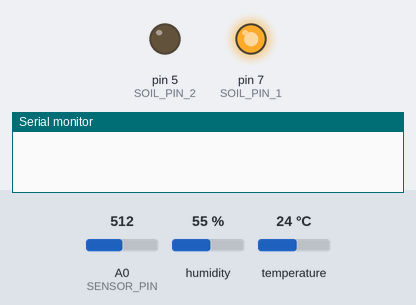
Recording of a sketch running on a simulated Arduino Uno, built with avr-gcc and run on an emulated ATmega328P. Parts: output pins drawn as LEDs (lit = HIGH), the last lines printed to the serial monitor. The inputs (shaded band) are chosen by the test bench; at power-on: A0 (SENSOR_PIN) = 512, humidity 55 %, temperature 24 °C. No radio packets arrive unless stated; pins used as bus, display or sensor lines are not drawn.

Above: at 1.0 s.
At 4.6 s:
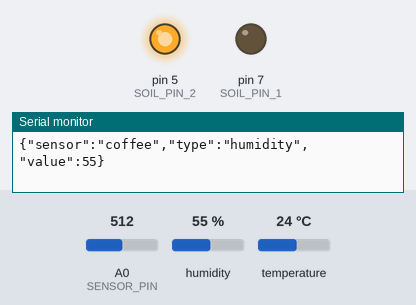
Timing chart, 0 to 9.4 s (numbered marks = the images above):
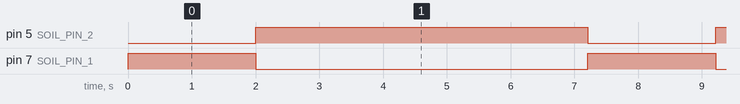

The sketch:

environment_sensors.ino
```cpp
#include <VirtualWire.h>
#include <dht.h>
#include <stdio.h>
#include <ArduinoJson.h>

dht DHT;

#define SOIL_PIN_1 7
#define SOIL_PIN_2 5
#define SENSOR_PIN 0
#define TIME_BETWEEN_READINGS 1000
#define LED_PIN 11
#define TRANSMIT_PIN 12
//#define RECIEVE_PIN 2
#define TRANSMIT_EN_PIN 3
#define DHT11_PIN 11


char SENSOR_NUMBER = 'A';

void setup() {

  //serial port comms, mostly for debugging
  Serial.begin(115200);

  //set up the plant sensor
  pinMode(SOIL_PIN_1, OUTPUT);
  pinMode(SOIL_PIN_2, OUTPUT);
  pinMode(SENSOR_PIN, INPUT);

  // Initialise the IO and ISR
  vw_set_tx_pin(TRANSMIT_PIN);
//  vw_set_rx_pin(RECIEVE_PIN);
  vw_set_ptt_pin(TRANSMIT_EN_PIN);
//  vw_set_ptt_inverted(true); // Required for DR3100
  vw_setup(2000);       // Bits per sec
  pinMode(LED_PIN, OUTPUT);

}


void setSensorPolarity(boolean flip) {
  if (flip) {
    digitalWrite(SOIL_PIN_1, HIGH);
    digitalWrite(SOIL_PIN_2, LOW);
  }
  else {
    digitalWrite(SOIL_PIN_1, LOW);
    digitalWrite(SOIL_PIN_2, HIGH);
  }
}


void readPlantMoisture() {
  /**
  Read moisture (voltage change) across 2 pins
  Then read in reverse.
  Alternating polatity makes the metal in the pot last longer.
  */

  //first read
  setSensorPolarity(true);
  delay(TIME_BETWEEN_READINGS);
  int val1 = analogRead(SENSOR_PIN);
  delay(TIME_BETWEEN_READINGS);


  //second read, opposite polarity
  setSensorPolarity(false);
  delay(TIME_BETWEEN_READINGS);
  // invert the reading
  int val2 = 1023 - analogRead(SENSOR_PIN);

  float avg = (val1 + val2) / 2;

  sendDataViaRF("moisture", avg);
}

/**
* Send data via the 433MHz transmitter
*/
void sendDataViaRF(String reading_type, float reading_value) {
  StaticJsonBuffer<200> jsonBuffer;
  JsonObject& root = jsonBuffer.createObject();
  root["sensor"] = "coffee";
  root["type"] = reading_type;
  root["value"] = reading_value;

  char msg[256];
  root.printTo(msg, sizeof(msg));

  digitalWrite(LED_PIN, HIGH); // Flash a light to show transmitting

  Serial.println(msg);

  vw_send((uint8_t *)msg, strlen(msg));
  // Wait until the whole message is gone
  vw_wait_tx();

  delay(1000);

  digitalWrite(LED_PIN, LOW);

}

void readTempHumidity() {
  // READ DATA
  int chk = DHT.read11(DHT11_PIN);
  switch (chk)
  {
    case DHTLIB_OK:
      break;
    case DHTLIB_ERROR_CHECKSUM:
      Serial.println("Checksum error,\t");
      break;
    case DHTLIB_ERROR_TIMEOUT:
      Serial.println("Time out error,\t");
      break;
    default:
      Serial.println("Unknown error,\t");
      break;
  }

  sendDataViaRF("humidity", DHT.humidity);
  sendDataViaRF("temperature", DHT.temperature);

  delay(1000); // ensure we don't read too often
}

void loop() {
  readPlantMoisture();
  readTempHumidity();
}
```

Measured:
- by itself, pin 5 (SOIL_PIN_2): alternates HIGH for 5.2 s and LOW for 2.0 s
- by itself, pin 7 (SOIL_PIN_1): alternates HIGH for 2.0 s and LOW for 5.2 s
